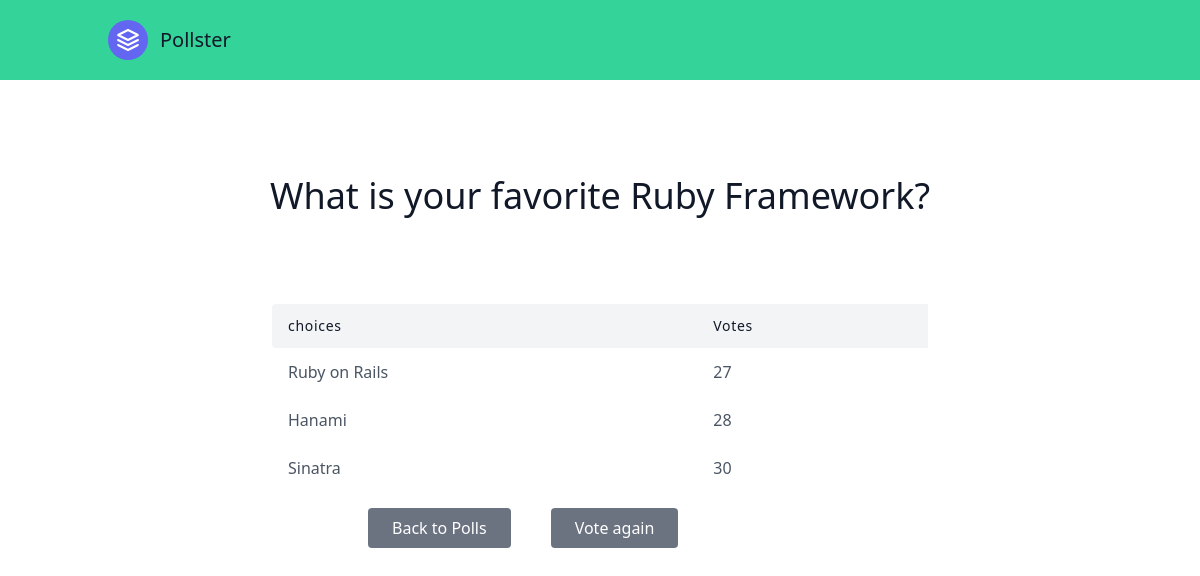
Screenshot of /5/results/ with the database file from the repository.
### polls/models.py (models this page shows, shortened)
class Question(models.Model):
    question_text = models.CharField(max_length=200)
    pub_date = models.DateTimeField('date published')

class Choice(models.Model):
    question = models.ForeignKey(Question,on_delete=models.CASCADE)
    choice_text = models.CharField(max_length=200)
    votes = models.IntegerField(default=0)

### polls/views.py (the view)
# urls.py: path('<int:question_id>/results/',views.results,name='results'),
def results(request,question_id):
    question = get_object_or_404(Question,pk=question_id)
    context ={ 'question':question}
    return render(request,'polls/results.html',context)

### polls/templates/polls/results.html (shortened to what this page needs)
{% extends 'base.html' %}
{% block content %}
    <section class="text-gray-600 body-font">
        <div class="container px-5 py-24 mx-auto">
            <div class="flex flex-col text-center w-full mb-20">
                <h1 class="sm:text-4xl text-3xl font-medium title-font mb-2 text-gray-900">{{question.question_text}}</h1>
            </div>
            <div class="lg:w-2/3 w-full mx-auto overflow-auto">
                <table class="table-auto w-full text-left whitespace-no-wrap">
                <thead>
                    <tr>
                    <th class="px-4 py-3 title-font tracking-wider font-medium text-gray-900 text-sm bg-gray-100 rounded-tl rounded-bl">choices</th>
                    <th class="px-4 py-3 title-font tracking-wider font-medium text-gray-900 text-sm bg-gray-100">Votes</th>
                    </tr>
                </thead>
                <tbody>
                    {% for choice in question.choice_set.all %}
                    <tr>
                    <td class="px-4 py-3">{{choice.choice_text}}</td>
                    <td class="px-4 py-3">{{choice.votes}}</td>
                    </tr>
                    {% endfor %}
                </tbody>
                </table>
            </div>
            <div class="flex pl-4 mt-4 lg:w-2/3 w-full mx-auto">
                <button class="flex ml-20 text-white bg-gray-500 border-0 py-2 px-6 focus:outline-none hover:bg-gray-600 rounded"><a href="{% url 'polls:index' %}">Back to Polls</a></button>
                <button class="flex ml-10 text-white bg-gray-500 border-0 py-2 px-6 focus:outline-none hover:bg-gray-600 rounded"><a href="{% url 'polls:vote' question.id %}">Vote again</a></button>
            </div>
        </div>
      </section>
{% endblock content %}

### rows the page displays
Question: question_text "What is your favorite Ruby Framework?"
Choice: choice_text "Ruby on Rails", votes "27"
Choice: choice_text "Hanami", votes "28"
Choice: choice_text "Sinatra", votes "30"
